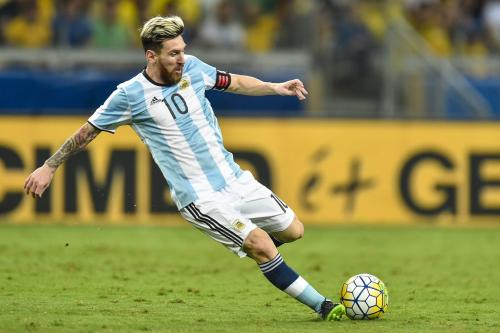
#> input picture Opencv_study/images/meixi.jpg, 500 x 333 px
$ python demo9_3.py
#> lines starting #> are read from the running program, lines starting #| are printed output that depends on the picture; after the words box and inside, x2 and y2 are one past the last pixel; in counts of white or black regions, pixels touching at a corner belong together
# -*- coding:utf8 -*-
# author = 'WMaker'

'''
图像 ROI (region of interest)
有时你需要对一幅图像的特定区域进行操作。例如我们要检测一副图像中
眼睛的位置，我们首先应该在图像中找到脸，再在脸的区域中找眼睛，而不是
直接在一幅图像中搜索。这样会提高程序的准确性和性能。
ROI 也是使用 Numpy 索引来获得的。现在我们选择球的部分并把他拷贝
到图像的其他区域。
'''

import cv2
import numpy as np
cv2_img=cv2.imread('../images/meixi.jpg')
#> cv2_img is the input picture: shape (333, 500, 3); mean B, G, R 82.7, 133.9, 131.7

# [274:320,343:390] ----> [y1:y2,x1:x2] ----->[图像区域高度区间，图像区域宽度区间]
# 以图片左上角为(0,0),向右为x轴正方向，向下为y轴正方向
# y1指复制的图像区域 起始纵坐标，y2指复制的图像区域 终点纵坐标，x1指复制的图像区域 起始横坐标，x2指复制的图像区域 终点横坐标
# ball = cv2_img[343:390,274:320]
ball = cv2_img[274:320,343:390]
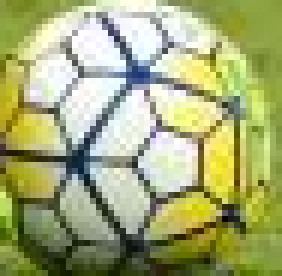
#> ball: shape (46, 47, 3) (shown 6 times larger); mean B, G, R 118.1, 171, 164.1
# cv2_img[100:147,200:256] = ball
cv2_img[200:246,100:147] = ball
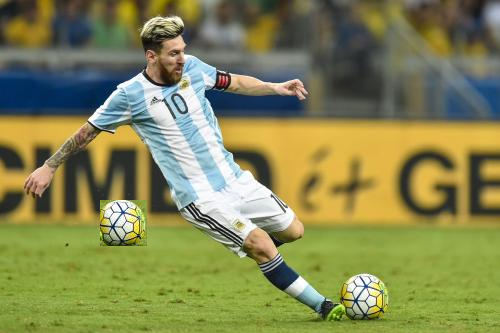
#> cv2_img: shape (333, 500, 3); 1.3% of pixels changed, all inside (x1, y1, x2, y2) = (100, 200, 147, 246)

cv2.imshow('123',cv2_img)
cv2.waitKey(0)
cv2.destroyAllWindows()
